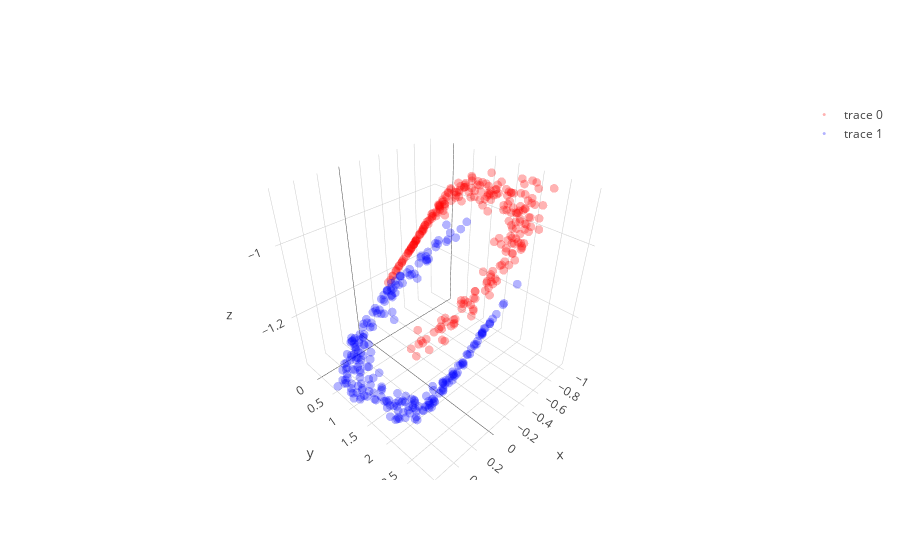

This figure's notebook cell:
### Code cell
# with all scale
expand_dim = 3
w1 = np.random.randn(2,expand_dim)
w2 = np.random.randn(expand_dim,1)
a  = np.ones(expand_dim); b = np.ones(expand_dim); c = np.zeros(expand_dim)

w1 = _sym_decorrelation(w1)
w2 = w2/(np.sqrt(np.sum(w2**2)))

temp_X = np.copy(X)
mini_batch_size = 50
for iter in range(2000):
    cum_loss = 0; temp_X   = shuffle(temp_X)
    
    for mini_batch in range(0,len(X),mini_batch_size):
        current_batch = temp_X[mini_batch:mini_batch+mini_batch_size]
        
        layer1 = current_batch @ w1
        layer1 = layer1  + (1/(iter+1))*np.random.randn(mini_batch_size,expand_dim)
        layer1a= a*g(b*layer1)+c
        layer1a= layer1a + (1/(iter+1))*np.random.randn(mini_batch_size,expand_dim)
        layer2 = layer1a       @ w2
        loss   = w2.T @ layer1a.T @ layer1a @ w2
        
        grad2 = -layer1a.T @ layer1a @ w2 
        grad1a= -layer1a@w2@w2.T
        grada = grad1a*g(b*layer1)
        gradb = grad1a*a*g_grad(b*layer1)*layer1
        gradc = grad1a
        grad1 = current_batch.T @(grad1a*a*g_grad(b*layer1)*b) - 2.5 * current_batch.T @ current_batch @ w1 

        w2 = w2 - 0.00000001  * grad2+ (1/(iter+1))*np.random.randn(expand_dim,1)
        a = a -   0.000009    * grada.sum(0)+ (1/(iter+1))*np.random.randn(expand_dim)
        b = b -   0.000009    * gradb.sum(0)+ (1/(iter+1))*np.random.randn(expand_dim)
        c = c -   0.0000009   * gradc.sum(0) + (1/(iter+1))*np.random.randn(expand_dim)
        w1 = w1 - 0.00000001  * grad1+ (1/(iter+1))*np.random.randn(2,expand_dim)
        
        w1 = _sym_decorrelation(w1)
        w2 = w2/(np.sqrt(np.sum(w2**2)))
        a  = (a-a.mean())/a.std()
        b  = (b-b.mean())/b.std()
        c  = (c-c.mean())/c.std()
        cum_loss      = cum_loss + loss.mean()
        
    if iter%500==0:print('Iter : ',iter," Loss: ",cum_loss)

# projection
projected_mine = (a*g(b*(X @ w1))+c) @ w2

plt.figure(figsize=(20,5))
plt.subplot(1, 3, 1)
plt.scatter(X[y==0, 0], X[y==0, 1], color='red', alpha=0.5)
plt.scatter(X[y==1, 0], X[y==1, 1], color='blue', alpha=0.5)
plt.quiver(X.mean(0)[0], X.mean(0)[1], evector[0,0],evector[0,1], color=['b'], scale=2.5)
plt.quiver(X.mean(0)[0], X.mean(0)[1], evector[1,0],evector[1,1], color=['g'], scale=2.5)

plt.subplot(1, 3, 2,projection='3d')
one_layer_project = (a*g(b*(X @ w1))+c)
plt.scatter(one_layer_project[:,0],one_layer_project[:,1],one_layer_project[:,2], color='red')

plt.subplot(1, 3, 3)
plt.scatter(projected_mine[y==0], np.zeros((len(projected_mine)//2)),  color='red', alpha=0.05)
plt.scatter(projected_mine[y==1], np.zeros((len(projected_mine)//2)), color='blue', alpha=0.05)
plt.show()

trace1 = go.Scatter3d(
    x=one_layer_project[y==0,0],
    y=one_layer_project[y==0,1],
    z=one_layer_project[y==0,2],
    mode='markers',
    line=dict(color='red',width=0.5),
    marker=dict(size=3,opacity=0.3)
)
trace2 = go.Scatter3d(
    x=one_layer_project[y==1,0],
    y=one_layer_project[y==1,1],
    z=one_layer_project[y==1,2],
    mode='markers',
    line=dict(color='blue',width=0.5),
    marker=dict(size=3,opacity=0.3)
)
data = [trace1,trace2]
fig  = go.Figure(data=data)
iplot(fig)

### Figure 1 — Plotly figure (JSON) as saved in the notebook; plotly's stock layout.template omitted (floating-point values rounded to 4 significant figures; data arrays with more than 128 entries replaced by an {"elided": "..."} marker saying what was removed)
{"data": [{"line": {"color": "red", "width": 0.5}, "marker": {"opacity": 0.3, "size": 3}, "mode": "markers", "type": "scatter3d", "uid": "c5ee0dba-16bc-4574-97d9-055351fc2984", "x": {"elided": "250 float values"}, "y": {"elided": "250 float values"}, "z": {"elided": "250 float values"}}, {"line": {"color": "blue", "width": 0.5}, "marker": {"opacity": 0.3, "size": 3}, "mode": "markers", "type": "scatter3d", "uid": "6cb62930-0bc0-46c0-86ae-fef7528808f3", "x": {"elided": "250 float values"}, "y": {"elided": "250 float values"}, "z": {"elided": "250 float values"}}], "layout": {}}
